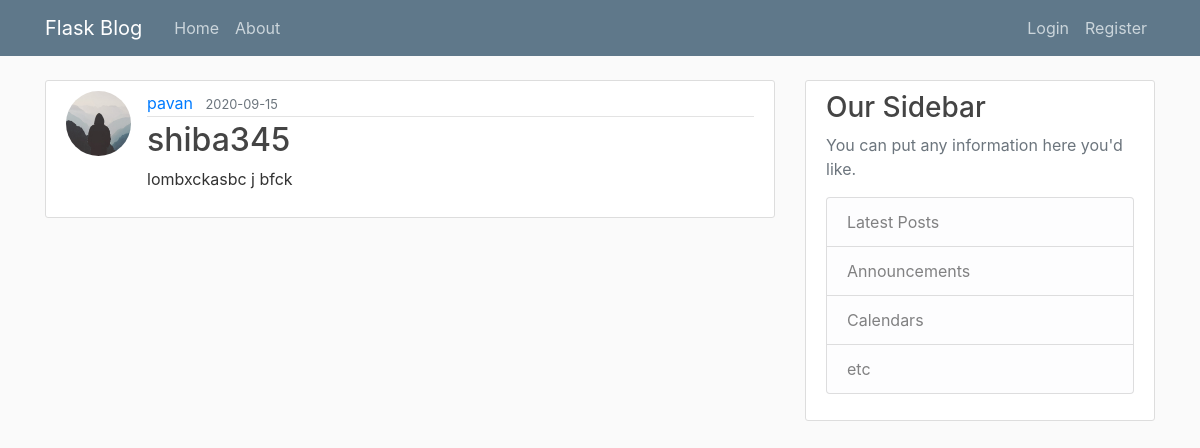
The page /post/2 on the database as committed earlier.
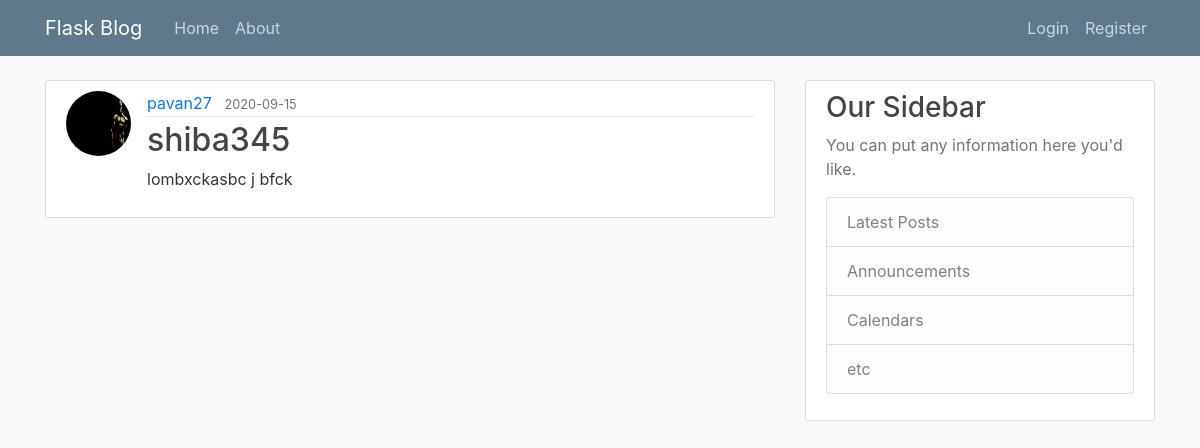
The same page on the database as committed later.
### flaskblog/models.py (models this page shows, shortened)
class User(db.Model,UserMixin):
    id = db.Column(db.Integer, primary_key=True)
    username = db.Column(db.String(20), unique=True, nullable=False)
    email = db.Column(db.String(120), unique=True, nullable=False)
    image_file = db.Column(db.String(20), nullable=False,
                           default="default.jpg")
    password = db.Column(db.String(60), nullable=False)
    posts = db.relationship('Post', backref="author", lazy="dynamic")

### flaskblog/posts/routes.py (the view)
@posts.route("/post/<int:post_id>")
def post(post_id):
    post  = Post.query.get_or_404(post_id)
    return render_template('post.html',title=post.title,post=post)

### flaskblog/templates/post.html (shortened to what this page needs)
{% extends "layout.html" %} {% block content %}
<article class="media content-section">
  <img  class="rounded-circle article-img" src="{{url_for('static',filename='profile_pics/'+ post.author.image_file)}}" alt="">
  <div class="media-body">
    <div class="article-metadata">
      <a class="mr-2" href="{{url_for('users.user_posts',username=post.author.username)}}">{{ post.author.username }}</a>
      <small class="text-muted">{{ post.date_posted.strftime('%Y-%m-%d') }}</small>
    </div>
    <h2 class="article-title">{{ post.title }}</h2>
    <p class="article-content">{{ post.content }}</p>
  </div>
</article>
{% endblock content%}

Rows that differ between the two databases and show on the page:
changed User: image_file: picture added in place of a placeholder; author.username "pavan" → "pavan27"
